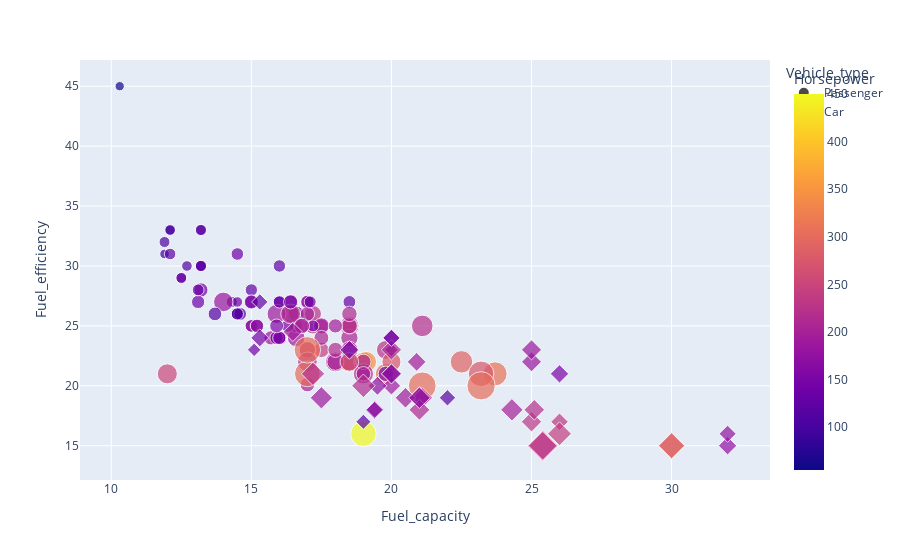

Notebook source saved alongside this figure:
### Code cell
px.scatter(df,x='Fuel_capacity',y='Fuel_efficiency',color='Horsepower',symbol='Vehicle_type',size='Price_in_thousands',hover_name='Manufacturer')

### Figure 1 — Plotly figure (JSON) as saved in the notebook; plotly's stock layout.template omitted (floating-point values rounded to 4 significant figures)
{"data": [{"hovertemplate": "<b>%{hovertext}</b><br><br>Vehicle_type=Passenger<br>Fuel_capacity=%{x}<br>Fuel_efficiency=%{y}<br>Price_in_thousands=%{marker.size}<br>Horsepower=%{marker.color}<extra></extra>", "hovertext": ["Acura", "Acura", "Acura", "Acura", "Audi", "Audi", "Audi", "BMW", "BMW", "BMW", "Buick", "Buick", "Buick", "Buick", "Cadillac", "Cadillac", "Cadillac", "Cadillac", "Chevrolet", "Chevrolet", "Chevrolet", "Chevrolet", "Chevrolet", "Chevrolet", "Chevrolet", "Chevrolet", "Chevrolet", "Chrysler", "Chrysler", "Chrysler", "Chrysler", "Chrysler", "Chrysler", "Dodge", "Dodge", "Dodge", "Dodge", "Dodge", "Ford", "Ford", "Ford", "Ford", "Ford", "Ford", "Honda", "Honda", "Hyundai", "Hyundai", "Hyundai", "Infiniti", "Lexus", "Lexus", "Lexus", "Lexus", "Lincoln", "Lincoln", "Mitsubishi", "Mitsubishi", "Mitsubishi", "Mitsubishi", "Mitsubishi", "Mercury", "Mercury", "Mercury", "Mercury", "Mercedes-B", "Mercedes-B", "Mercedes-B", "Mercedes-B", "Mercedes-B", "Mercedes-B", "Mercedes-B", "Mercedes-B", "Nissan", "Nissan", "Nissan", "Oldsmobile", "Oldsmobile", "Oldsmobile", "Oldsmobile", "Plymouth", "Plymouth", "Plymouth", "Pontiac", "Pontiac", "Pontiac", "Pontiac", "Pontiac", "Porsche", "Porsche", "Porsche", "Saturn", "Saturn", "Saturn", "Saturn", "Saturn", "Toyota", "Toyota", "Toyota", "Toyota", "Volkswagen", "Volkswagen", "Volkswagen", "Volkswagen", "Volkswagen", "Volkswagen"], "legendgroup": "Passenger", "marker": {"color": [140, 225, 225, 210, 150, 200, 310, 170, 193, 193, 175, 240, 205, 205, 275, 275, 275, 200, 115, 170, 175, 180, 200, 345, 120, 55, 180, 163, 168, 200, 132, 253, 253, 132, 163, 168, 202, 450, 110, 190, 170, 155, 107, 200, 106, 135, 92, 140, 148, 227, 210, 225, 300, 290, 275, 215, 113, 154, 145, 210, 161, 125, 125, 153, 200, 185, 221, 275, 302, 190, 185, 215, 302, 126, 155, 222, 150, 215, 150, 250, 132, 132, 253, 150, 175, 200, 195, 205, 217, 300, 300, 100, 100, 124, 137, 137, 120, 133, 210, 140, 115, 115, 150, 115, 115, 115], "coloraxis": "coloraxis", "size": [21.5, 28.4, 30.63, 42, 23.99, 33.95, 62, 26.99, 33.4, 38.9, 21.98, 25.3, 31.96, 27.88, 39.9, 44.48, 39.66, 31.01, 13.26, 16.54, 18.89, 19.39, 24.34, 45.7, 13.96, 9.24, 18.89, 19.84, 24.5, 22.24, 16.48, 28.34, 29.18, 12.64, 19.05, 20.23, 22.5, 69.72, 12.07, 21.56, 17.04, 17.89, 12.32, 22.2, 12.88, 15.35, 9.7, 11.8, 15, 29.46, 31.5, 37.8, 46.3, 54, 39.08, 43.33, 13.99, 19.05, 17.36, 25, 25.45, 16.24, 16.54, 19.04, 22.6, 31.75, 49.9, 69.7, 82.6, 38.9, 41, 41.6, 85.5, 13.5, 20.39, 26.25, 18.14, 24.15, 18.27, 36.23, 12.64, 16.08, 43, 21.61, 19.72, 25.31, 21.66, 23.76, 41.43, 71.02, 74.97, 10.68, 12.54, 14.29, 18.84, 15.01, 13.11, 17.52, 25.54, 16.88, 14.9, 16.7, 21.2, 19.99, 17.5, 15.9], "sizemode": "area", "sizeref": 0.2137, "symbol": "circle"}, "mode": "markers", "name": "Passenger", "orientation": "v", "showlegend": true, "type": "scatter", "x": [13.2, 17.2, 17.2, 18, 16.4, 18.5, 23.7, 16.6, 16.6, 18.5, 17.5, 17.5, 18.5, 17.5, 18.5, 18.5, 19, 18, 14.3, 15, 16.6, 17, 16.8, 19.1, 13.2, 10.3, 17, 15.9, 16, 17, 16, 17, 17, 12.5, 15.9, 16, 17, 19, 12.7, 15.7, 15, 16, 13.2, 19, 11.9, 17.1, 11.9, 14.5, 17.2, 18.5, 18.5, 19.8, 19.8, 22.5, 20, 19, 13.2, 15.9, 16.3, 19, 19.8, 15, 16, 16, 19, 16.4, 21.1, 23.2, 21.1, 15.9, 14, 16.4, 23.2, 13.2, 15.9, 18.5, 15.2, 18, 15, 18.5, 12.5, 16, 12, 15, 15.2, 16.8, 18, 17.5, 17, 17, 17, 12.1, 12.1, 12.1, 13.1, 13.1, 13.2, 18.5, 18.5, 14.5, 14.5, 14.5, 16.4, 13.7, 14.6, 14.5], "xaxis": "x", "y": [28, 25, 26, 22, 27, 22, 21, 26, 24, 25, 25, 23, 24, 25, 22, 22, 22, 22, 27, 25, 25, 27, 25, 22, 33, 45, 27, 24, 24, 26, 27, 23, 23, 29, 24, 24, 20.1, 16, 30, 24, 25, 24, 30, 21, 32, 27, 31, 27, 25, 25, 23, 23, 21, 22, 22, 21, 30, 24, 25, 22, 21, 28, 30, 24, 21, 26, 25, 21, 20, 26, 27, 26, 20, 30, 25, 25, 25, 23, 27, 22, 29, 27, 21, 27, 25, 25, 25, 24, 22, 21, 23, 33, 33, 31, 27, 28, 33, 27, 26, 31, 26, 26, 27, 26, 26, 26], "yaxis": "y"}, {"hovertemplate": "<b>%{hovertext}</b><br><br>Vehicle_type=Car<br>Fuel_capacity=%{x}<br>Fuel_efficiency=%{y}<br>Price_in_thousands=%{marker.size}<br>Horsepower=%{marker.color}<extra></extra>", "hovertext": ["Cadillac", "Chrysler", "Dodge", "Dodge", "Dodge", "Dodge", "Dodge", "Dodge", "Ford", "Ford", "Ford", "Ford", "Ford", "Honda", "Honda", "Honda", "Jeep", "Jeep", "Jeep", "Lexus", "Lexus", "Lincoln", "Mitsubishi", "Mitsubishi", "Mercury", "Mercury", "Mercedes-B", "Nissan", "Nissan", "Nissan", "Nissan", "Oldsmobile", "Oldsmobile", "Plymouth", "Pontiac", "Toyota", "Toyota", "Toyota", "Toyota", "Toyota"], "legendgroup": "Car", "marker": {"color": [255, 194.8, 230, 175, 175, 120, 230, 150, 210, 150, 240, 119, 220, 146, 205, 210, 120, 190, 195, 230, 220, 300, 200, 173, 210, 170, 215, 170, 170, 170, 170, 190, 185, 150, 185, 142, 194, 127, 150, 230], "coloraxis": "coloraxis", "size": [46.22, 23.43, 19.46, 21.32, 18.58, 16.98, 26.31, 19.57, 31.93, 21.41, 36.14, 12.05, 26.94, 20.55, 26.6, 26, 14.46, 21.62, 26.9, 60.1, 34.6, 42.66, 31.81, 22.53, 27.56, 22.51, 35.3, 26.4, 29.3, 22.8, 17.89, 31.6, 25.34, 18.85, 25.64, 11.53, 22.37, 16.89, 22.29, 51.73], "sizemode": "area", "sizeref": 0.2137, "symbol": "diamond"}, "mode": "markers", "name": "Car", "orientation": "v", "showlegend": true, "type": "scatter", "x": [30, 16.48, 26, 32, 32, 22, 25, 20, 21, 26, 26, 20, 25.1, 15.3, 21.1, 20, 19, 20, 20.5, 25.4, 17.2, 30, 24.3, 19.5, 21, 20, 19, 20, 21, 19.4, 19.4, 17.5, 25, 20, 25, 15.1, 20.9, 15.3, 18.5, 25.4], "xaxis": "x", "y": [15, 24.5, 17, 15, 16, 19, 17, 24, 19, 21, 16, 23, 18, 24, 19, 23, 17, 20, 19, 15, 21, 15, 18, 20, 18, 21, 20, 21, 19, 18, 18, 19, 22, 24, 23, 23, 22, 27, 23, 15], "yaxis": "y"}], "layout": {"coloraxis": {"colorbar": {"title": {"text": "Horsepower"}}, "colorscale": [[0, "#0d0887"], [0.1111, "#46039f"], [0.2222, "#7201a8"], [0.3333, "#9c179e"], [0.4444, "#bd3786"], [0.5556, "#d8576b"], [0.6667, "#ed7953"], [0.7778, "#fb9f3a"], [0.8889, "#fdca26"], [1, "#f0f921"]]}, "legend": {"itemsizing": "constant", "title": {"text": "Vehicle_type"}, "tracegroupgap": 0}, "margin": {"t": 60}, "xaxis": {"anchor": "y", "domain": [0, 1], "title": {"text": "Fuel_capacity"}}, "yaxis": {"anchor": "x", "domain": [0, 1], "title": {"text": "Fuel_efficiency"}}}}
